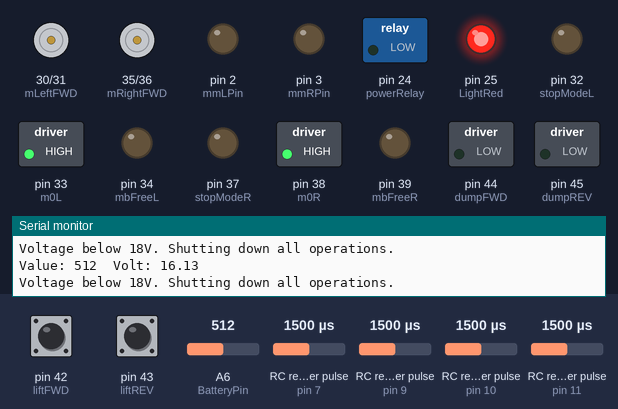
This program was run on a simulated Arduino Mega 2560, built with avr-gcc and run on an emulated ATmega2560. On the bench: motor-driver pin pairs drawn as motors (green arrow = first pin HIGH = forward, orange = second pin HIGH = backward, longer = more drive), switched loads named in the program (green lamp = pin HIGH), output pins drawn as LEDs (lit = HIGH), the last lines printed to the serial monitor. Wiring (inferred from the names in the program): 4 × RC receiver channel: data pin 7 / data pin 9 / data pin 10 / data pin 11. Inputs (shaded band) come from the test bench; at power-on: A6 (BatteryPin) = 512, RC receiver pulse (sensors on pin 10, pin 7, pin 9, pin 11) 1500 µs, pin 42 (liftFWD) HIGH, pin 43 (liftREV) HIGH.

Above: at 1.2 s.
1.3 s: A6 (BatteryPin) set to 623
2.8 s: A6 (BatteryPin) set to 649
At 3.5 s:
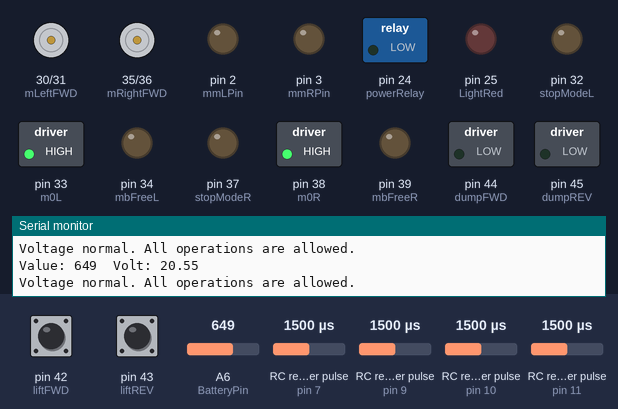
4.3 s: RC receiver pulse (sensor on pin 10) set to 1523 µs
At 4.8 s:
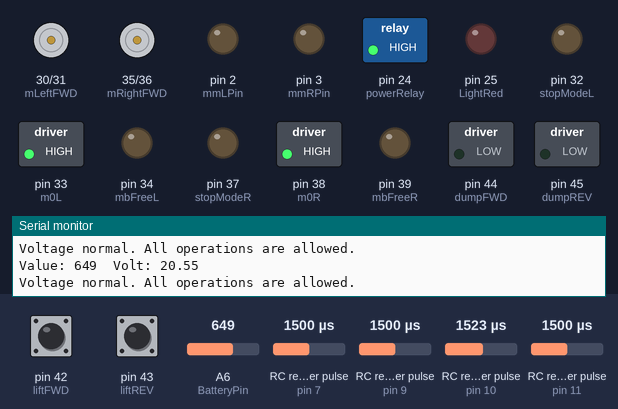
5.8 s: RC receiver pulse (sensor on pin 7) set to 1461 µs
7.3 s: RC receiver pulse (sensor on pin 7) set to 1426 µs
At 8.0 s:
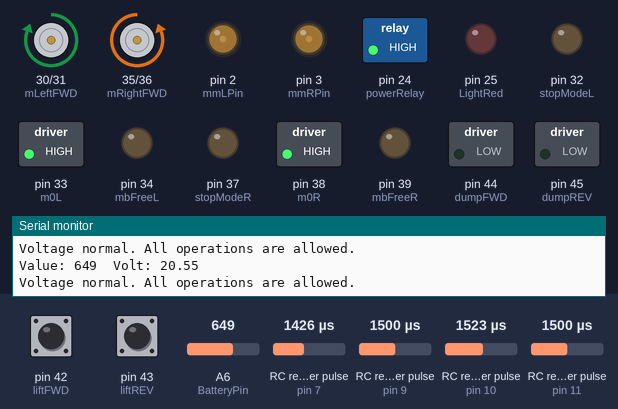
8.8 s: RC receiver pulse (sensor on pin 9) set to 1020 µs
At 9.8 s:
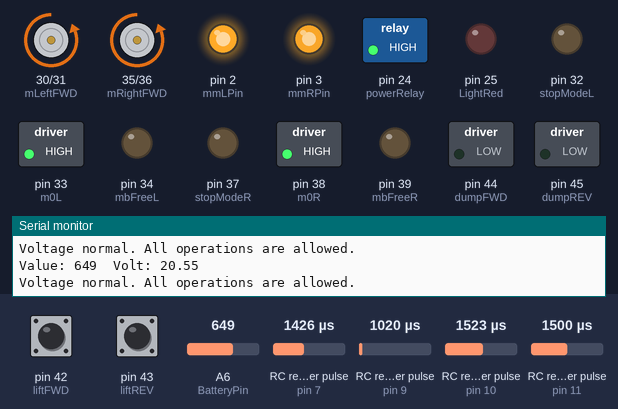
Timing chart, 0 to 11.3 s (numbered marks = the images above; inputs shaded):
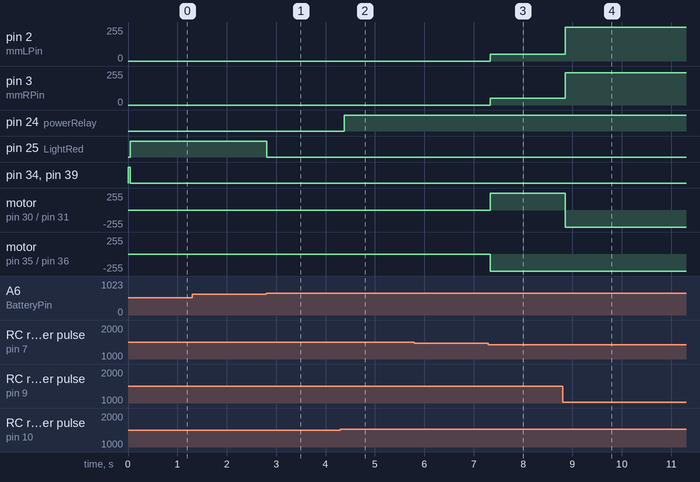

Measured:
- the behaviour switches between 631 and 632 on A6 (BatteryPin) (found by bisection; images 0 and 1)
- the behaviour switches between 1509 and 1510 µs on RC receiver pulse (sensor on pin 10) (found by bisection; images 1 and 2)
- the behaviour switches between 1445 and 1444 µs on RC receiver pulse (sensor on pin 7) (found by bisection; images 2 and 3)
- after the input at 2.8 s, pin 25 (LightRed): HIGH → LOW at once
- after the input at 4.3 s, pin 24 (powerRelay): LOW → HIGH after 0.08 s
- after the input at 7.3 s, pin 2 (mmLPin), pin 3 (mmRPin): 0/255 → 51/255 at once; motor on pin 30 (mLeftFWD) / pin 31 (mLeftREV): stopped → forward 255/255 at once; motor on pin 35 (mRightFWD) / pin 36 (mRightREV): stopped → backward 255/255 at once
- after the input at 8.8 s, pin 2 (mmLPin): 51/255 → 255/255 after 0.05 s; pin 3 (mmRPin): 51/255 → 242/255 after 0.05 s; motor on pin 30 (mLeftFWD) / pin 31 (mLeftREV): forward 255/255 → backward 255/255 after 0.05 s

The program:

main.cpp
```cpp
#include <Arduino.h>
#include <ArduinoJson.h>
#include "HoldButton.h"

//左モータードライバーピン割振
#define mLeftFWD 30
#define mLeftREV 31
#define stopModeL 32
#define m0L 33
#define mbFreeL 34
#define mmLPin 2  // left motor speed PWM

//右モータードライバーピン割振
#define mRightFWD 35
#define mRightREV 36
#define stopModeR 37
#define m0R 38
#define mbFreeR 39
#define mmRPin 3  // Right motor speed PWM

//シリンダーモータードライバーピン割振
// Cylinders not used: pins 42-45 are the hold buttons / relays (see below)
#define liftFWD 42
#define liftREV 43
#define dumpFWD 44
#define dumpREV 45

// 動力リレー用リレー
#define powerRelay 24

//積層信号灯リレー
#define LightRed 25

//分圧抵抗読み取り
#define BatteryPin A6
int batteryV = 0;

// ===== HoldButton (from relay_main.cpp) =====
// Pins
const uint8_t BUTTON_A_PIN = 42;
const uint8_t BUTTON_B_PIN = 43;
const uint8_t OUTPUT_A_PIN = 44;   // yellow LED / relay A
const uint8_t OUTPUT_B_PIN = 45;   // green LED / relay B

const unsigned long HOLD_TIME_MS = 2000;   // hold needed to trigger
const unsigned long ON_TIME_MS   = 5000;   // light on-time after trigger

// Set to false to hide the raw pin readings once the wiring is confirmed
const bool DEBUG_RAW_PINS = true;

// A and B are separate objects: each has its own pin, timer and state,
// so one button never affects the other.
// Set the last argument to false if your relay module is active-LOW.
HoldButton buttonA("BTN_A", BUTTON_A_PIN, OUTPUT_A_PIN, HOLD_TIME_MS, ON_TIME_MS, true);
HoldButton buttonB("BTN_B", BUTTON_B_PIN, OUTPUT_B_PIN, HOLD_TIME_MS, ON_TIME_MS, true);

int lastRawA = -1;
int lastRawB = -1;

// Prints the raw (un-debounced) pin level whenever it changes.
// HIGH = released, LOW = pressed. Use this to verify the wiring.
void printRawPins() {
    int rawA = digitalRead(BUTTON_A_PIN);
    int rawB = digitalRead(BUTTON_B_PIN);
    if (rawA != lastRawA || rawB != lastRawB) {
        lastRawA = rawA;
        lastRawB = rawB;
        Serial.print(F("[RAW] pin42(A)="));
        Serial.print(rawA ? F("HIGH") : F("LOW"));
        Serial.print(F("  pin43(B)="));
        Serial.println(rawB ? F("HIGH") : F("LOW"));
    }
}

// Non-blocking: call once per loop()
void updateHoldButtons() {
    if (DEBUG_RAW_PINS) printRawPins();

    buttonA.update();
    buttonB.update();

    // This is where the main program reacts to the commands
    if (buttonA.wasTriggered()) {
        Serial.println(F(">> Command A received, light A ON for 5 s"));
    }
    if (buttonB.wasTriggered()) {
        Serial.println(F(">> Command B received, light B ON for 5 s"));
    }
}
// ===== end HoldButton =====


// プロポ
const int ch1 = 6;   // right X
const int ch2 = 7;   // left Y
const int ch3 = 8;   // right Y
const int ch4 = 9;   // left X
const int ch5 = 10;  // switchA
const int ch6 = 11;  // switchB
const int ch7 = 12;  // Null
const int ch8 = 13;  // Null

int rightX = 0;
int rightY = 0;

// int readVoltageRaw() {
//   long sum = 0;
//   for (int i = 0; i < 10; i++) {
//     sum += analogRead(BatteryPin);
//     delay(5);  // 少し待つと安定する
//   }
//   return sum / 10;
// }
// bool allowOperation = false;  // 動作許可フラグ（初期は停止）

// // グローバル変数（setupの上に記述）
// unsigned long previousMillis = 0;
// bool lightState = false;
// float volt = 0;
// int value = 0;


// calculation velocity to rpm
#define M_PI 3.14159265358979323846
float LINEAR_SPEED_MAX = 0.462861317;
float ANGULAR_SPEED_MAX = 0.74;  //64398163;

// control variable
float g_linear_x = 0.0;
float g_angular_z = 0.0;
// calculate variable
float g_left_rpm;
float g_right_rpm;

float g_input_propo_joy_leftY;
float g_input_propo_joy_leftX;
// propo switch variable
int g_power_relay = 0;       // A : 0:on 1:off
int g_mode_switch = 0;       //  0: フタが後ろ 1: フタが前
int g_select_controler = 1;  // C : 0:jetson 1:propo
int g_motor_brake = 1;       // none : 0:neutral 1:brake

int readVoltageRaw() {
  long sum = 0;
  for (int i = 0; i < 10; i++) {
    sum += analogRead(BatteryPin);
    delay(5);  // 少し待つと安定する
  }
  return sum / 10;
}
bool allowOperation = false;  // 動作許可フラグ（初期は停止）

// グローバル変数（setupの上に記述）
unsigned long previousMillis = 0;
bool lightState = false;
float volt = 0;
int value = 0;


void receivePropoSwitch() {
  int togle_A = pulseIn(ch5, HIGH);  // down 2056/2057 (1785) middle 1507/1513 (1238.5) up 963/964
  int togle_B = pulseIn(ch6, HIGH);  // down x2056/2057 (1510.5) up 963/x964

  if (togle_B < 1510) {
    //up
    g_select_controler = 0;
  } else if (togle_B > 1510) {
    //down
    g_select_controler = 1;
  }
  if (togle_A < 1510) {
    //up
    g_power_relay = 0;
  } else if (togle_A > 1510) {
    //down
    g_power_relay = 1;
  }
}

void receivePropoJoy(float deadzone) {  // input proportional controler joysticks
  int PROPO_JOY_MAX = 1918;
  int PROPO_JOY_MIN = 1104;
  float input_propo_joy_leftY = map(pulseIn(ch2, HIGH), PROPO_JOY_MAX, PROPO_JOY_MIN, -100, 100) / 100.0;  // left joy Y
  float input_propo_joy_leftX = map(pulseIn(ch4, HIGH), PROPO_JOY_MAX, PROPO_JOY_MIN, -100, 100) / 100.0;  // left joy X

  // dead zone
  if (-deadzone <= input_propo_joy_leftX && input_propo_joy_leftX <= deadzone) {
    input_propo_joy_leftX = 0.00;
  }
  if (-deadzone <= input_propo_joy_leftY && input_propo_joy_leftY <= deadzone) {
    input_propo_joy_leftY = 0.00;
  }

  if (g_mode_switch == 0) {  // フタが後ろ
    g_input_propo_joy_leftY = input_propo_joy_leftY;
  } else if (g_mode_switch == 1) {  // フタが前
    g_input_propo_joy_leftY = -input_propo_joy_leftY;
  }
  g_input_propo_joy_leftX = input_propo_joy_leftX;

  // Serial.print(" g_input_propo_joy_leftY ");
  // Serial.print(g_input_propo_joy_leftY);
  // Serial.print(" g_input_propo_joy_leftX ");
  // Serial.println(g_input_propo_joy_leftX);
}

// void receiveSerialFromJetson() {
//   JsonDocument doc;
//   String recived_serial_data = Serial.readStringUntil('\n');
//   // Serial.print(recived_serial_data);
//   deserializeJson(doc, recived_serial_data);
//   g_linear_x = doc["linear_x"];
//   g_angular_z = doc["angular_z"];
// }

float velToRpm(float v) {
  // convert velocity to rpm
  const float REDUCTION_RATIO = 100.0;  // 減速比 reduction ratio
  const float WHEEL_RADIUS = 0.1105;    // 車輪半径 radius of gyration [m]
  float n = 30 / M_PI * REDUCTION_RATIO / WHEEL_RADIUS * v;

  return n;
}

void ik(float v, float w) {
  // calculate linear velocity and angur velocity to left and right velocity
  float WHEEL_DISTANCE = 0.600;  // 車輪間距離 distance between the wheels [m]
  float v_l = v - WHEEL_DISTANCE * w;
  float v_r = v + WHEEL_DISTANCE * w;

  float left_rpm = velToRpm(v_l);
  float right_rpm = velToRpm(v_r);

  // direction of motor
  if (left_rpm > 0) {
    digitalWrite(mLeftFWD, HIGH);
    digitalWrite(mLeftREV, LOW);
    // Serial.print("Left dir:FWD, ");
  } else if (left_rpm < 0) {
    digitalWrite(mLeftFWD, LOW);
    digitalWrite(mLeftREV, HIGH);
    // Serial.print("Left dir:REV, ");
  } else {
    digitalWrite(mLeftFWD, LOW);
    digitalWrite(mLeftREV, LOW);
    // Serial.print("Left dir:stop, ");
  }

  if (right_rpm > 0) {
    digitalWrite(mRightFWD, LOW);
    digitalWrite(mRightREV, HIGH);
    // Serial.print("Right dir:FWD, ");
  } else if (right_rpm < 0) {
    digitalWrite(mRightFWD, HIGH);
    digitalWrite(mRightREV, LOW);
    // Serial.print("Right dir:REV, ");
  } else {
    digitalWrite(mRightFWD, LOW);
    digitalWrite(mRightREV, LOW);
    // Serial.print("Right dir:stop, ");
  }

  //  0: フタが後ろ 1: フタが前
  if (g_mode_switch == 0) {  // フタが後ろ
    if (left_rpm < 0 || right_rpm < 0) {
      g_left_rpm = right_rpm;
      g_right_rpm = left_rpm;
    } else {
      g_left_rpm = left_rpm;
      g_right_rpm = right_rpm;
    }
  } else if (g_mode_switch == 1) {  // フタが前
    if (left_rpm < 0 || right_rpm < 0) {
      g_left_rpm = left_rpm;
      g_right_rpm = right_rpm;
    } else {
      g_left_rpm = right_rpm;
      g_right_rpm = left_rpm;
    }
  }
}

void stopMotor(bool motor_brake_state) {
  // HIGH:ブレーキ解放 LOW:ブレーキ保持
  if (motor_brake_state == 0) {
    digitalWrite(mbFreeL, HIGH);
    digitalWrite(mbFreeR, HIGH);
  } else if (motor_brake_state == 1) {
    digitalWrite(mbFreeL, LOW);
    digitalWrite(mbFreeR, LOW);
  }
  analogWrite(mmLPin, 0);
  analogWrite(mmRPin, 0);
  //=== STOP表示 ===
  // Serial.print("Motor stop, ");
}

void writeMotorPwm(int left_rpm, int right_rpm) {
  int left_pwm;
  int right_pwm;

  left_rpm = abs(left_rpm);
  right_rpm = abs(right_rpm);

  left_rpm = min(left_rpm, 4000);
  left_rpm = max(left_rpm, 0);

  right_rpm = min(right_rpm, 4000);
  right_rpm = max(right_rpm, 0);

  left_pwm = map(left_rpm, 0, 4000, 0, 255);
  right_pwm = map(right_rpm, 0, 4000, 0, 255);

  if (left_pwm && right_pwm == 0) {
    stopMotor(g_motor_brake);
  } else {
    analogWrite(mmLPin, left_pwm);
    analogWrite(mmRPin, right_pwm);
    // Serial.print("left_pwm: ");
    // Serial.print(left_pwm);
    // Serial.print(" , ");
    // Serial.print("right_pwm: ");
    // Serial.println(right_pwm);
  }
}

//アームリフト関数
void lift(int pulse) {
  if (pulse < 1250 && pulse > 950) {
    digitalWrite(liftFWD, HIGH);
    digitalWrite(liftREV, LOW);
  } else if (pulse < 2070 && pulse > 1750) {
    digitalWrite(liftFWD, LOW);
    digitalWrite(liftREV, HIGH);
  } else if (pulse < 1750 && pulse > 1250) {
    digitalWrite(liftFWD, LOW);
    digitalWrite(liftREV, LOW);
  }
}

//アームダンプ関数
void dump(int pulse) {
  if (pulse < 1250 && pulse > 950) {
    digitalWrite(dumpFWD, HIGH);
    digitalWrite(dumpREV, LOW);
  } else if (pulse < 2070 && pulse > 1750) {
    digitalWrite(dumpFWD, LOW);
    digitalWrite(dumpREV, HIGH);
  } else if (pulse < 1750 && pulse > 1250) {
    digitalWrite(dumpFWD, LOW);
    digitalWrite(dumpREV, LOW);
  }
}

void batteryData() {
  value = analogRead(BatteryPin);
  volt = value * (5.0 / 1023.0);     // ArduinoのA/D変換（0〜5V）
  volt = volt * (51.0 + 9.1) / 9.1;  // 分圧補正
  volt = volt - 0.4;                 // 実測に合わせて補正

  Serial.print("Value: ");
  Serial.print(value);
  Serial.print("  Volt: ");
  Serial.println(volt, 2);  // 小数点以下2桁で表示

  // 電圧が20V未満の場合、走行モーターのみ稼働
  if (volt < 20.00 && volt >= 18.0) {
    Serial.println("Voltage below 20V. Only driving motors are active.");
    digitalWrite(LightRed, HIGH);
    // Cylinders not used: pins 42-45 are the hold buttons / relays
    // digitalWrite(liftFWD, LOW);
    // digitalWrite(liftREV, LOW);
    // digitalWrite(dumpFWD, LOW);
    // digitalWrite(dumpREV, LOW);
  } else if (volt < 18.0) {
    Serial.println("Voltage below 18V. Shutting down all operations.");
    digitalWrite(LightRed, HIGH);
    stopMotor(g_motor_brake);  // すべての動作を停止
    // Cylinders not used: pins 42-45 are the hold buttons / relays
    // digitalWrite(liftFWD, LOW);
    // digitalWrite(liftREV, LOW);
    // digitalWrite(dumpFWD, LOW);
    // digitalWrite(dumpREV, LOW);
  } else  // volt >= 20.0 のとき
  {
    Serial.println("Voltage normal. All operations are allowed.");
    digitalWrite(LightRed, LOW);  // 警告LEDを消す
  }
}

void setup() {
  Serial.begin(115200);

  //モータードライバー速度設定
  pinMode(mmLPin, OUTPUT);
  pinMode(mmRPin, OUTPUT);

  //左モータードライバーアウトプット
  pinMode(mLeftFWD, OUTPUT);
  pinMode(mLeftREV, OUTPUT);
  pinMode(stopModeL, OUTPUT);
  pinMode(m0L, OUTPUT);
  // pinMode(alarmResetL, OUTPUT);
  pinMode(mbFreeL, OUTPUT);
  //左モータードライバーインプット
  // pinMode(alarmOutLN, INPUT);
  // pinMode(wngLN, INPUT);
  // pinMode(speedOutL, INPUT);

  //右モータードライバーアウトプット
  pinMode(mRightFWD, OUTPUT);
  pinMode(mRightREV, OUTPUT);
  pinMode(stopModeR, OUTPUT);
  pinMode(m0R, OUTPUT);
  // pinMode(alarmResetR, OUTPUT);
  pinMode(mbFreeR, OUTPUT);
  //右モータードライバーインプット
  // pinMode(alarmOutRN, INPUT);
  // pinMode(wngRN, INPUT);
  // pinMode(speedOutR, INPUT);

  //動力リレー用リレー
  pinMode(powerRelay, OUTPUT);

  // HIGH:時間設定 LOW:瞬時停止
  digitalWrite(stopModeR, LOW);
  digitalWrite(stopModeL, LOW);

  // HIGH:速度指定を外部入力 LOW:内部速度設定器
  digitalWrite(m0R, HIGH);
  digitalWrite(m0L, HIGH);

  //HIGH:ブレーキ解放 LOW:ブレーキ保持
  digitalWrite(mbFreeR, HIGH);
  digitalWrite(mbFreeL, HIGH);

  //シリンダーモータードライバー
  // Cylinders not used: pins 42-45 are the hold buttons / relays
  // pinMode(liftFWD, OUTPUT);
  // pinMode(liftREV, OUTPUT);
  // pinMode(dumpFWD, OUTPUT);
  // pinMode(dumpREV, OUTPUT);

  // HoldButton: buttons INPUT_PULLUP, relays OUTPUT and OFF
  Serial.println(F("=== HoldButton (A and B independent) ==="));
  buttonA.begin();
  buttonB.begin();

  //レシーバー
  pinMode(ch1, INPUT);
  pinMode(ch2, INPUT);
  pinMode(ch3, INPUT);
  pinMode(ch4, INPUT);
  pinMode(ch5, INPUT);
  pinMode(ch6, INPUT);
  pinMode(ch7, INPUT);
  pinMode(ch8, INPUT);

  //積層信号灯用リレー
  pinMode(LightRed, OUTPUT);

  //積層信号灯用リレー
  pinMode(BatteryPin, INPUT);
}

// void loop() {
//   receivePropoSwitch();
//   receivePropoJoy(0.15);
//   g_linear_x = g_input_propo_joy_leftY * LINEAR_SPEED_MAX;
//   g_angular_z = g_input_propo_joy_leftX * ANGULAR_SPEED_MAX;

//   // switch (g_select_controler) {
//   //   case 0:
//   //     receivePropoJoy(0.30);
//   //     g_linear_x   = g_input_propo_joy_leftY * LINEAR_SPEED_MAX;
//   //     g_angular_z  = g_input_propo_joy_leftX * ANGULAR_SPEED_MAX;
//   //     break;
//   //   case 1:
//   //     receiveSerialFromJetson();
//   //     break;
//   // }

//   switch (g_power_relay) {
//     case 0:
//       digitalWrite(powerRelay, LOW);
//       stopMotor(g_motor_brake);
//       break;
//     case 1:
//       digitalWrite(powerRelay, HIGH);
//       ik(g_linear_x, g_angular_z);
//       writeMotorPwm(g_left_rpm, g_right_rpm);
//       // Serial.print(" g_linear_x ");
//       // Serial.print(g_linear_x);
//       // Serial.print(" g_angular_z ");
//       // Serial.print(g_angular_z);
//       // Serial.print(" g_left_rpm ");
//       // Serial.print(g_left_rpm);
//       // Serial.print(" g_right_rpm ");
//       // Serial.println(g_right_rpm);
//       rightX = pulseIn(ch1, HIGH);
//       rightY = pulseIn(ch3, HIGH);
//       lift(rightY);
//       dump(rightX);
//       break;
//   }
// }

void loop() {
  updateHoldButtons();  // HoldButton (non-blocking)

  receivePropoSwitch();
  receivePropoJoy(0.15);
  g_linear_x = g_input_propo_joy_leftY * LINEAR_SPEED_MAX;
  g_angular_z = g_input_propo_joy_leftX * ANGULAR_SPEED_MAX;
  batteryData();  // 電圧チェック（安全制御・LED点滅）
  delay(10);

  switch (g_power_relay) {
    case 0:
      digitalWrite(powerRelay, LOW);
      stopMotor(g_motor_brake);
      break;
    case 1:
      if (volt >= 18.0) {
        digitalWrite(powerRelay, HIGH);
        ik(g_linear_x, g_angular_z);
        writeMotorPwm(g_left_rpm, g_right_rpm);
        // Cylinders not used: pins 42-45 are the hold buttons / relays
        // rightX = pulseIn(ch1, HIGH);
        // rightY = pulseIn(ch3, HIGH);
        // lift(rightY);
        // dump(rightX);
        break;
      } else {
        // 電源スイッチOFFまたは電圧不足時：停止
        digitalWrite(powerRelay, LOW);
        stopMotor(g_motor_brake);
      }
  }
}
```

HoldButton.h
```cpp
#include <Arduino.h>

#ifndef HOLD_BUTTON_H
#define HOLD_BUTTON_H


class HoldButton {
public:
    enum State {
        IDLE,          // ready, waiting for a press
        HOLDING,       // button pressed, counting toward holdTimeMs
        ACTIVE,        // triggered, output on, counting toward onTimeMs
        WAIT_RELEASE   // output off again, waiting for release before re-arming
    };

    HoldButton(const char* name,
               uint8_t buttonPin,
               uint8_t outputPin,
               unsigned long holdTimeMs = 1500,
               unsigned long onTimeMs = 5000,
               bool outputActiveHigh = true);

    void begin();
    void update();

    // Returns true once per successful hold, then clears itself.
    bool wasTriggered();

    bool isPressed() const { return _stablePressed; }
    bool isOutputOn() const { return _outputOn; }
    bool isReady() const { return _state == IDLE; }
    State getState() const { return _state; }
    unsigned long heldTime() const;   // ms the button has been held (0 if not holding)

    void setDebug(bool enabled) { _debug = enabled; }
    void setHoldTime(unsigned long ms) { _holdTimeMs = ms; }
    void setOnTime(unsigned long ms) { _onTimeMs = ms; }

private:
    static const unsigned long DEBOUNCE_MS = 50;
    static const unsigned long PROGRESS_PRINT_MS = 500;

    void setOutput(bool on);
    void log(const __FlashStringHelper* msg);
    void log(const __FlashStringHelper* msg, unsigned long value);

    const char*   _name;
    uint8_t       _buttonPin;
    uint8_t       _outputPin;
    unsigned long _holdTimeMs;
    unsigned long _onTimeMs;
    bool          _activeHigh;

    State         _state;
    bool          _rawPressed;
    bool          _stablePressed;
    bool          _outputOn;
    bool          _triggerFlag;
    bool          _debug;

    unsigned long _lastRawChange;
    unsigned long _pressStart;
    unsigned long _triggerTime;
    unsigned long _lastProgressPrint;
};

#endif
```

Source omitted: HoldButton.cpp (3919 bytes)
